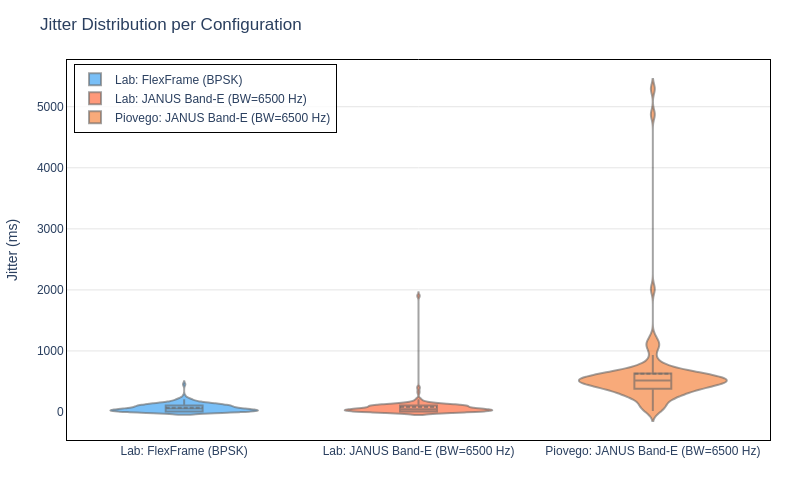

The notebook cell this image was saved under:
### Code cell
# ── 6.5 Jitter — Comparative Violin ─────────────────────────────────────────
fig = go.Figure()

for i, l in enumerate(labels):
    fig.add_trace(go.Violin(
        y=metrics[l]["jitter_vals"], x0=short_labels[i],
        name=l.replace("\n", " "),
        fillcolor=COLORS[i], opacity=0.6,
        line_color="rgba(0,0,0,0.6)",
        box_visible=True,
        meanline_visible=True,
        points=False,
        showlegend=True,
    ))

fig.update_layout(
    title="Jitter Distribution per Configuration",
    yaxis_title="Jitter (ms)",
    width=800, height=500,
    plot_bgcolor="white", paper_bgcolor="white",
    font=dict(family="Arial, sans-serif", size=12),
    margin=dict(l=60, r=30, t=60, b=60),
    violingap=0.3, violingroupgap=0.1,
    legend=dict(x=0.01, y=0.99, bgcolor="rgba(255,255,255,0.8)", bordercolor="black", borderwidth=1),
)
fig.update_xaxes(showgrid=False, linecolor="black", mirror=True)
fig.update_yaxes(gridcolor="#e5e5e5", linecolor="black", mirror=True)

save_fig(fig, "jitter_violin")
fig.show()

### Figure 1 — Plotly figure (JSON) as saved in the notebook; plotly's stock layout.template omitted (floating-point values rounded to 4 significant figures; data arrays with more than 128 entries replaced by an {"elided": "..."} marker saying what was removed)
{"data": [{"box": {"visible": true}, "fillcolor": "#2196F3", "line": {"color": "rgba(0,0,0,0.6)"}, "meanline": {"visible": true}, "name": "Lab: FlexFrame (BPSK)", "opacity": 0.6, "points": false, "showlegend": true, "type": "violin", "x0": "Lab: FlexFrame\n(BPSK)", "y": {"elided": "141 float values"}}, {"box": {"visible": true}, "fillcolor": "#FF5722", "line": {"color": "rgba(0,0,0,0.6)"}, "meanline": {"visible": true}, "name": "Lab: JANUS Band-E (BW=6500 Hz)", "opacity": 0.6, "points": false, "showlegend": true, "type": "violin", "x0": "Lab: JANUS Band-E\n(BW=6500 Hz)", "y": {"elided": "240 float values"}}, {"box": {"visible": true}, "fillcolor": "#F57222", "line": {"color": "rgba(0,0,0,0.6)"}, "meanline": {"visible": true}, "name": "Piovego: JANUS Band-E (BW=6500 Hz)", "opacity": 0.6, "points": false, "showlegend": true, "type": "violin", "x0": "Piovego: JANUS Band-E\n(BW=6500 Hz)", "y": [483.0, 369.0, 783.0, 4874.0, 5292.0, 119.0, 434.0, 669.0, 15.0, 434.0, 519.0, 635.0, 254.0, 83.0, 470.0, 584.0, 567.0, 632.0, 417.0, 233.0, 318.0, 334.0, 2013.0, 582.0, 569.0, 434.0, 518.0, 634.0, 520.0, 534.0, 268.0, 182.0, 468.0, 583.0, 567.0, 334.0, 419.0, 534.0, 1083.0, 1068.0, 469.0, 582.0, 668.0, 533.0, 518.0, 532.0, 516.0, 934.0, 668.0, 281.0, 667.0, 683.0, 34.0, 419.0, 333.0, 380.0, 365.0, 467.0, 785.0, 770.0, 382.0, 466.0, 534.0, 518.0, 634.0, 268.0, 83.0, 468.0, 481.0, 467.0, 536.0, 519.0, 633.0, 622.0, 636.0, 468.0, 283.0, 369.0, 535.0, 520.0, 1135.0, 1219.0, 632.0, 467.0, 283.0, 133.0]}], "layout": {"font": {"family": "Arial, sans-serif", "size": 12}, "height": 500, "legend": {"bgcolor": "rgba(255,255,255,0.8)", "bordercolor": "black", "borderwidth": 1, "x": 0.01, "y": 0.99}, "margin": {"b": 60, "l": 60, "r": 30, "t": 60}, "paper_bgcolor": "white", "plot_bgcolor": "white", "title": {"text": "Jitter Distribution per Configuration"}, "violingap": 0.3, "violingroupgap": 0.1, "width": 800, "xaxis": {"linecolor": "black", "mirror": true, "showgrid": false}, "yaxis": {"gridcolor": "#e5e5e5", "linecolor": "black", "mirror": true, "title": {"text": "Jitter (ms)"}}}}
